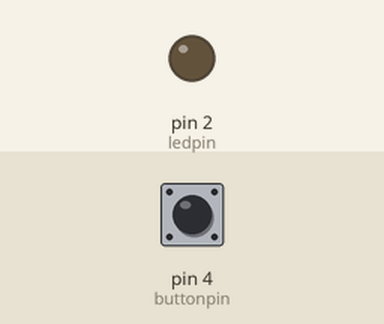
This sketch was run on a simulated Arduino Uno, built with avr-gcc and run on an emulated ATmega328P. Parts: output pins drawn as LEDs (lit = HIGH). The inputs (shaded band) are chosen by the test bench; at power-on: pin 4 (buttonpin) HIGH.

Above: at 1.2 s.
1.3 s: pin 4 (buttonpin) pulled LOW for 0.15 s
At 1.37 s:
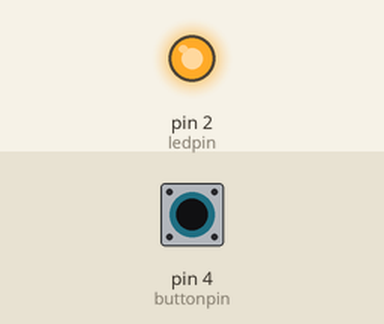
2.9 s: pin 4 (buttonpin) pulled LOW for 3.2 s
At 7.3 s:
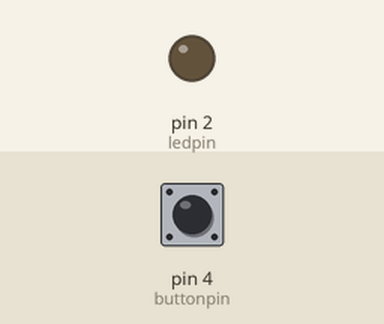
Timing chart, 0 to 8.8 s (numbered marks = the images above; inputs shaded):
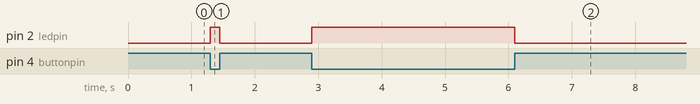

Measured:
- after the input at 1.3 s, pin 2 (ledpin): LOW → HIGH at once, → LOW 0.15 s later
- after the input at 2.9 s, pin 2 (ledpin): LOW → HIGH at once, → LOW 3.2 s later

The sketch:

ledlight_buttoncontrolled_02.ino
```cpp
 int ledpin=2;
 int buttonpin=4;
void setup() {
  // put your setup code here, to run once:
  pinMode(buttonpin, INPUT_PULLUP);
  pinMode(ledpin, OUTPUT);

}

void loop() {
  // put your main code here, to run repeatedly:
  int buttonstate=digitalRead(buttonpin);
  if (buttonstate==LOW)
  digitalWrite(ledpin, HIGH);
  else
  digitalWrite(ledpin,LOW);
  //delay(10000);
  //digitalWrite(ledpin, LOW);
  //delay(500);
}
```
